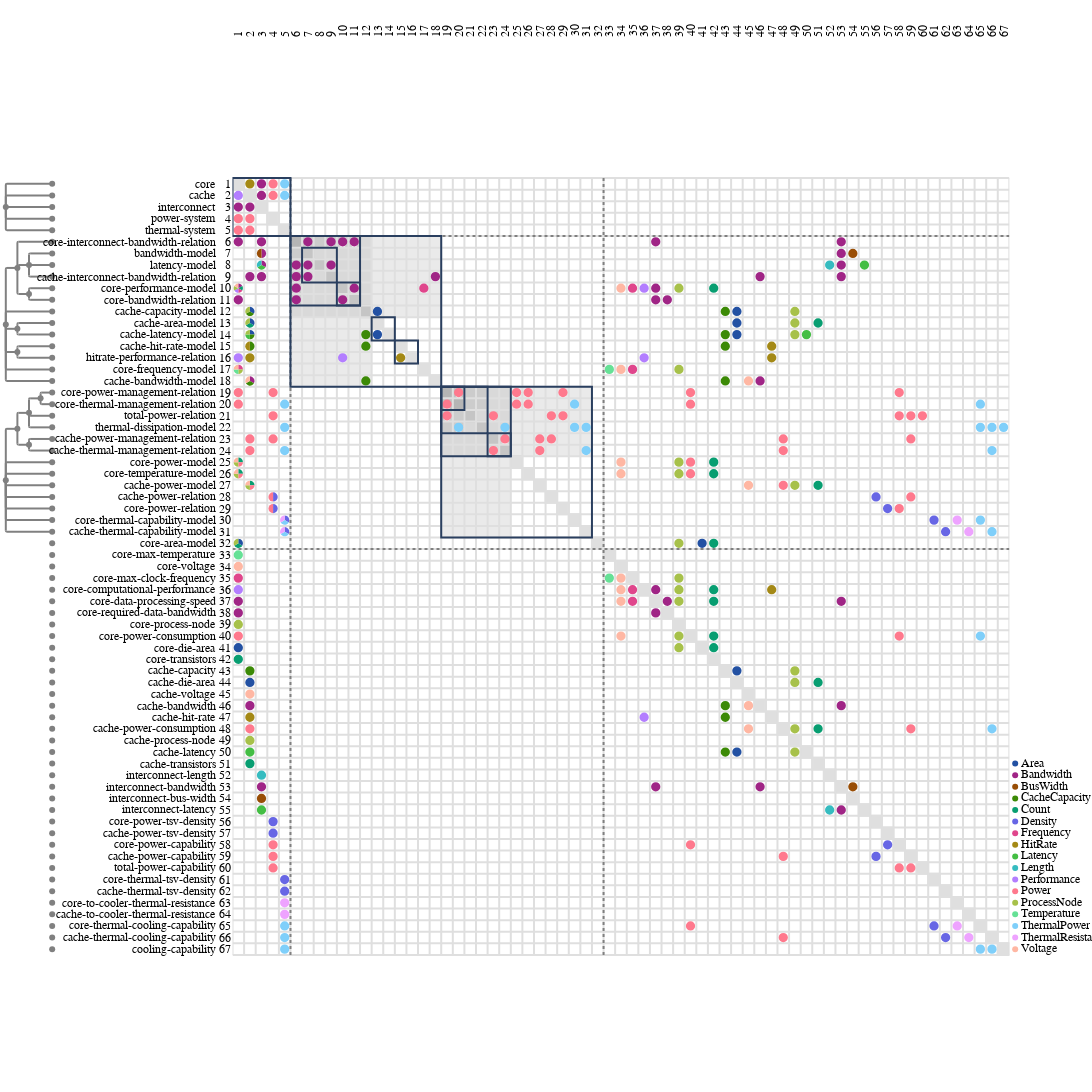

Here is the notebook cell this chart was saved with:
### Code cell
from ragraph.analysis import heuristics

# Cluster components
heuristics.markov_gamma(
    graph=graph,
    alpha=1,     # Expension parameter.
    beta=2,    # Inflation parameter.
    mu=1.4,      # Evaporation parameter.
    gamma=1.2,   # Bus detection parameter.
    leafs = [node.name for node in graph.nodes if node.kind == "relation_spec" and node.is_leaf],
    inplace=True
)

# Reloaded MDM based on clustered graph.
figure = raesl.plot.mdm(
    graph,
    # node_kinds=["component", "variable", "function_spec", "design_spec"],
    # edge_kinds=["functional_dependency", "mapping_dependency"],
    depth=10,
)

figure
